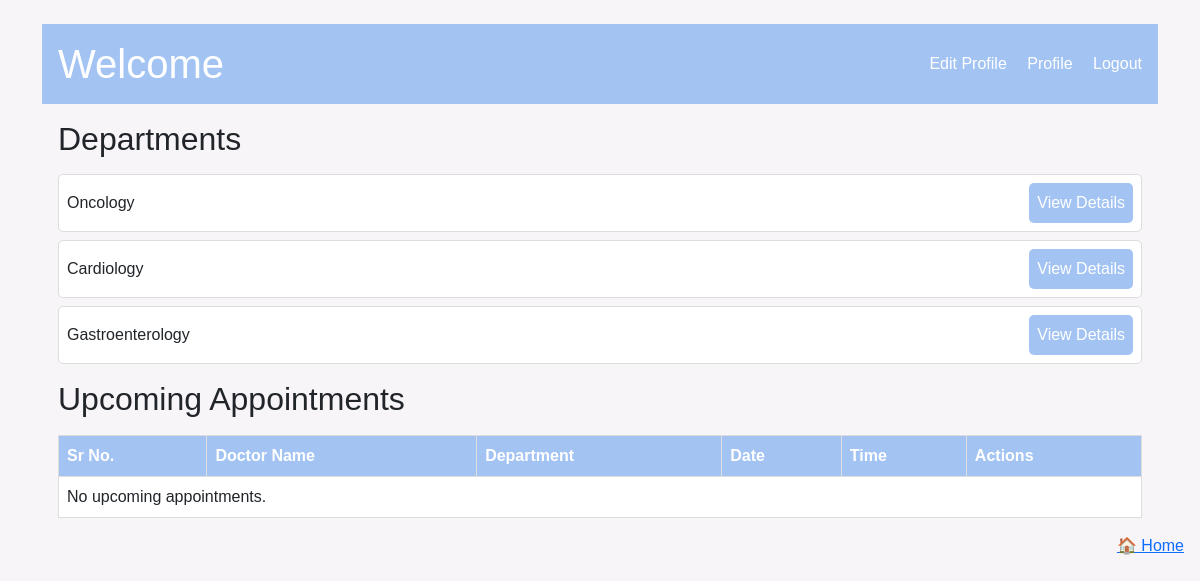
The app's page /patient_dashboard/1 with its own data.
### model.py (models this page shows)
class Department(db.Model):
    id = db.Column(db.Integer, primary_key=True)
    name = db.Column(db.String(100), unique=True, nullable=False)
    description = db.Column(db.Text, nullable=True)  # <-- new description field

### app.py (the view)
@app.route('/patient_dashboard/<int:patient_id>')
def patient_dashboard(patient_id):
    patient = Patient.query.get_or_404(patient_id)
    departments = Department.query.all()
    appointments = Appointment.query.filter_by(patient_id=patient_id).all()
    return render_template(
        'patientdb.html',
        patient=patient,
        departments=departments,
        appointments=appointments
    )

### templates/patientdb.html (shortened to what this page needs)
{% extends "base.html" %}
{% block content %}
<div class="header">
    <h1>Welcome {{ patient.name }}</h1>
    <div class="links">
        <a href="{{ url_for('edit_patient', patient_id=patient.id) }}">Edit Profile</a>
        <a href="{{ url_for('view_patient_profile', patient_id=patient.id) }}">Profile</a>
        <a href="{{ url_for('logout') }}">Logout</a>
    </div>
</div>
<div class="section">
    <h2>Departments</h2>
    {% for dept in departments %}
    <div class="list-item">
        <span>{{ dept.name }}</span>
        <a href="{{ url_for('view_department', dept_id=dept.id) }}">
            <button class="view-btn">View Details</button>
        </a>
    </div>
    {% else %}
    <p>No departments available.</p>
    {% endfor %}
</div>
<div class="section">
    <h2>Upcoming Appointments</h2>
    <table class="table">
        <thead>
            <tr>
                <th>Sr No.</th>
                <th>Doctor Name</th>
                <th>Department</th>
                <th>Date</th>
                <th>Time</th>
                <th>Actions</th>
            </tr>
        </thead>
        <tbody>
            {% for i, appointment in Appointments %}
            <tr>
                <td>{{ i }}</td>
                <td>{{ appointment.doctor.name }}</td>
                <td>{{ appointment.doctor.department.name }}</td>
                <td>{{ appointment.date.strftime('%d/%m/%Y') }}</td>
                <td>{{ appointment.time }}</td>
                <td>
                    <form action="{{ url_for('cancel_appointment', appointment_id=appointment.id) }}" method="POST">
                        <button class="cancel-btn" type="submit">Cancel</button>
                    </form>
                </td>
            </tr>
            {% else %}
            <tr>
                <td colspan="6">No upcoming appointments.</td>
            </tr>
            {% endfor %}
        </tbody>
    </table>
</div>
{% endblock %}

### templates/patientdb.html (style rules this page uses)
body { font-family: Arial, sans-serif; background-color: #f8f5f9; margin: 0; padding: 0; }
.header { background-color: #a3c4f3; color: #ffffff; padding: 1rem; display: flex; justify-content: space-between; align-items: center; }
.header h1 { margin: 0; }
.header .links a { color: #ffffff; text-decoration: none; margin-left: 1rem; font-size: 1rem; }
.section { margin: 1rem auto; padding: 0 1rem; }
.section h2 { margin-bottom: 1rem; }
.list-item { display: flex; justify-content: space-between; align-items: center; padding: 0.5rem; border: 1px solid #ddd; border-radius: 5px; margin-bottom: 0.5rem; background-color: #ffffff; }
.list-item span { flex: 1; }
.list-item .view-btn { background-color: #a3c4f3; color: #ffffff; padding: 0.5rem; border: none; border-radius: 5px; cursor: pointer; }
.table { width: 100%; border-collapse: collapse; margin-top: 1rem; }
.table th, .table td { border: 1px solid #ddd; padding: 0.5rem; text-align: left; }
.table th { background-color: #a3c4f3; color: #ffffff; }

### records on screen
Department: name "Oncology"
Department: name "Cardiology"
Department: name "Gastroenterology"
